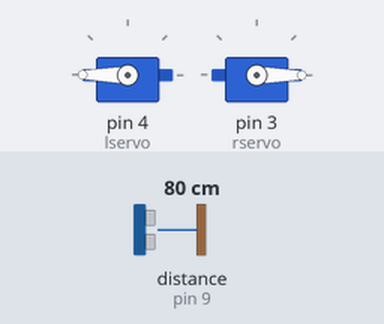
This sketch was run on a simulated Arduino Uno, built with avr-gcc and run on an emulated ATmega328P. Shown: 2 × servo. Wiring (inferred from the names in the program): ultrasonic range finder: trigger pin 2; echo pin 9. The inputs (shaded band) are chosen by the test bench; at power-on: distance to the obstacle (sensor on pin 9) 80 cm. The echo pulse lasts 58.3 µs per cm.

Above: at 1.2 s.
1.3 s: distance to the obstacle (sensor on pin 9) set to 12 cm
2.8 s: distance to the obstacle (sensor on pin 9) set to 10 cm
At 3.24 s:
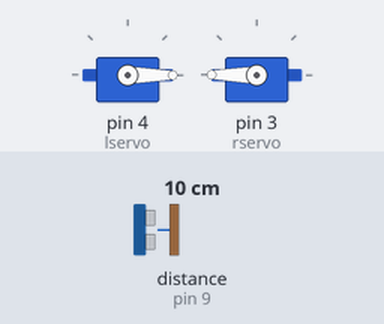
At 4.4 s:
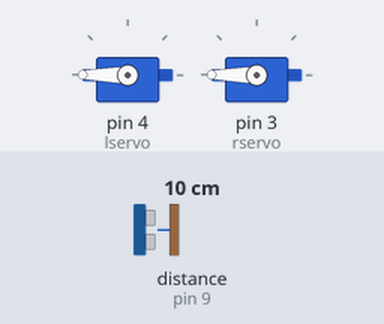
5.8 s: distance to the obstacle (sensor on pin 9) set to 18 cm
At 6.14 s:
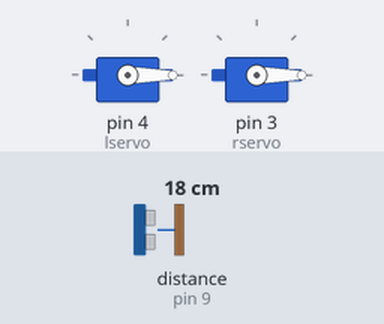
7.4 s: distance to the obstacle (sensor on pin 9) set to 2 cm
Timing chart, 0 to 11.4 s (numbered marks = the images above; inputs shaded):
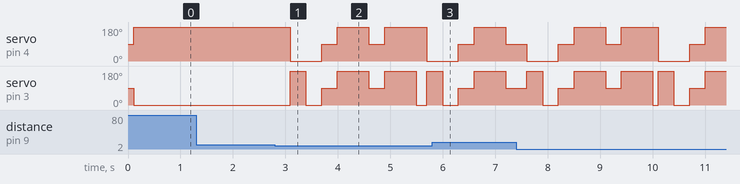

Measured:
- the behaviour switches between 11 and 10 cm on distance to the obstacle (sensor on pin 9) (found by bisection; images 0 and 1)
- after the input at 1.3 s, every drawn part: stays the same
- after the input at 2.8 s, servo on pin 4 (lservo): 180° → 0° after 0.29 s, → 90° 0.60 s later, → 180° 0.30 s later, → 90° 0.60 s later, … (6 changes in this stretch); servo on pin 3 (rservo): 0° → 180° after 0.29 s, → 0° 0.30 s later, → 90° 0.30 s later, → 180° 0.30 s later, … (8 changes in this stretch)

The sketch:

simple_obstacle_avoidance.ino
```cpp
#include <Servo.h>
Servo lservo;
Servo rservo;
#define echo 9
#define trig 2
long duration, distance, distancel, distancer;

void setup() {
  // put your setup code here, to run once:
  pinMode(echo,INPUT);
  pinMode(trig,OUTPUT);
  lservo.attach(4);
  rservo.attach(3);
  lservo.write(90);
  rservo.write(90);
}

void loop() {
  // put your main code here, to run repeatedly:
  scan();
  if (distance > 10) {
    f();
  }
  else if (distance < 10) {
    b();
    delay(300);
    l();
    delay(300);
    s();
    scan();
    distancel = distance;
    delay(200);
    r();
    delay(600);
    s();
    scan();
    distancer = distance;
    delay(200);

    if (distancel>distancer && distancel>10) {
      l();
      delay(600);
      f();
    }
    else if (distancer>distancel && distancer>10) {

      f();
    }
    else if (distancel < 10 && distancer < 10) {
      r();
      delay(600);
      f();
    }
  }
}
void scan() {
  digitalWrite(trig,LOW);
  delayMicroseconds(2);
  digitalWrite(trig,HIGH);
  delayMicroseconds(10);
  digitalWrite(trig,LOW);
  duration = pulseIn(echo,HIGH);
  distance = duration/58.2;
  delay(100);
}
void f() {
  lservo.write(180);
  rservo.write(0);
}
void b() {
  lservo.write(0);
  rservo.write(180);
}
void r() {
  lservo.write(180);
  rservo.write(180);
}
void l() {
  lservo.write(0);
  rservo.write(0);
}
void s() {
  lservo.write(90);
  rservo.write(90);
}
```
